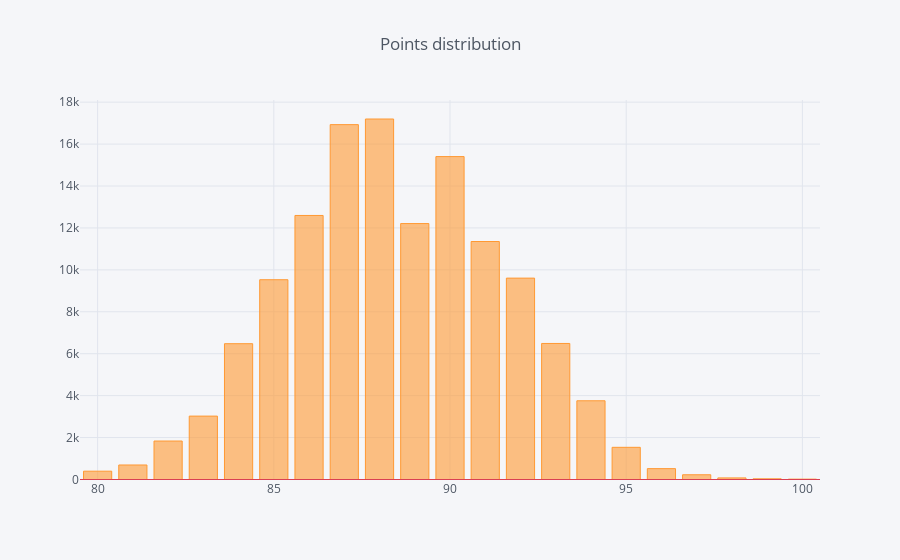

The notebook cell saved with this chart:
### Markdown cell above
We will try to understand the distribution of our data using visualization tools.

### Code cell
data_f.points.value_counts().iplot(kind='bar', title = 'Points distribution', hline=(0))

### Figure 1 — Plotly figure (JSON) as saved in the notebook; plotly's stock layout.template omitted (floating-point values rounded to 4 significant figures)
{"data": [{"marker": {"color": "rgba(255, 153, 51, 0.6)", "line": {"color": "rgba(255, 153, 51, 1.0)", "width": 1}}, "name": "points", "orientation": "v", "text": "", "type": "bar", "x": [88, 87, 90, 86, 89, 91, 92, 85, 93, 84, 94, 83, 82, 95, 81, 96, 80, 97, 98, 99, 100], "y": [17196, 16927, 15403, 12595, 12208, 11352, 9606, 9529, 6489, 6478, 3755, 3024, 1835, 1535, 692, 518, 397, 226, 76, 33, 17]}], "layout": {"autosize": true, "legend": {"bgcolor": "#F5F6F9", "font": {"color": "#4D5663"}}, "paper_bgcolor": "#F5F6F9", "plot_bgcolor": "#F5F6F9", "shapes": [{"line": {"color": "#db4052", "dash": "solid", "width": 1}, "type": "line", "x0": 0, "x1": 1, "xref": "paper", "y0": 0, "y1": 0, "yref": "y"}], "title": {"font": {"color": "#4D5663"}, "text": "Points distribution"}, "xaxis": {"autorange": true, "gridcolor": "#E1E5ED", "range": [79.5, 100.5], "showgrid": true, "tickfont": {"color": "#4D5663"}, "title": {"font": {"color": "#4D5663"}, "text": ""}, "type": "linear", "zerolinecolor": "#E1E5ED"}, "yaxis": {"autorange": true, "gridcolor": "#E1E5ED", "range": [-50.43, 18100.0], "showgrid": true, "tickfont": {"color": "#4D5663"}, "title": {"font": {"color": "#4D5663"}, "text": ""}, "type": "linear", "zerolinecolor": "#E1E5ED"}}}
